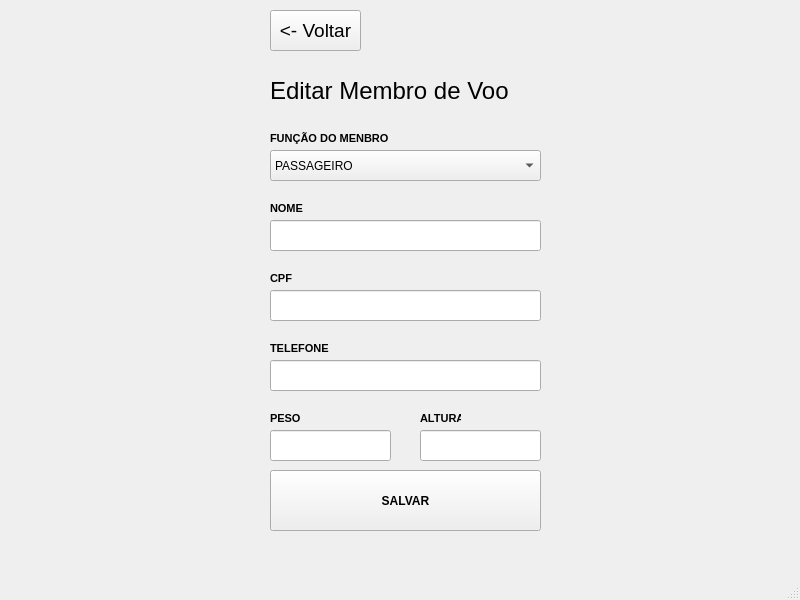
<?xml version="1.0" encoding="UTF-8"?>
<ui version="4.0">
 <class>MainWindow</class>
 <widget class="QMainWindow" name="MainWindow">
  <property name="geometry">
   <rect>
    <x>0</x>
    <y>0</y>
    <width>800</width>
    <height>600</height>
   </rect>
  </property>
  <property name="windowTitle">
   <string>MainWindow</string>
  </property>
  <widget class="QWidget" name="centralwidget">
   <widget class="QLabel" name="label">
    <property name="geometry">
     <rect>
      <x>270</x>
      <y>60</y>
      <width>291</width>
      <height>61</height>
     </rect>
    </property>
    <property name="font">
     <font>
      <pointsize>18</pointsize>
     </font>
    </property>
    <property name="text">
     <string>Editar Membro de Voo</string>
    </property>
   </widget>
   <widget class="QPushButton" name="pushButton">
    <property name="geometry">
     <rect>
      <x>270</x>
      <y>10</y>
      <width>91</width>
      <height>41</height>
     </rect>
    </property>
    <property name="font">
     <font>
      <pointsize>14</pointsize>
     </font>
    </property>
    <property name="text">
     <string>&lt;- Voltar</string>
    </property>
   </widget>
   <widget class="QLabel" name="label_2">
    <property name="geometry">
     <rect>
      <x>270</x>
      <y>130</y>
      <width>131</width>
      <height>16</height>
     </rect>
    </property>
    <property name="font">
     <font>
      <pointsize>8</pointsize>
      <bold>true</bold>
     </font>
    </property>
    <property name="text">
     <string>FUNÇÃO DO MENBRO</string>
    </property>
   </widget>
   <widget class="QComboBox" name="comboBox">
    <property name="geometry">
     <rect>
      <x>270</x>
      <y>150</y>
      <width>271</width>
      <height>31</height>
     </rect>
    </property>
    <item>
     <property name="text">
      <string>PASSAGEIRO</string>
     </property>
    </item>
    <item>
     <property name="text">
      <string>PILOTO</string>
     </property>
    </item>
    <item>
     <property name="text">
      <string>ALUNO</string>
     </property>
    </item>
    <item>
     <property name="text">
      <string>INSTRUTOR</string>
     </property>
    </item>
   </widget>
   <widget class="QLabel" name="label_3">
    <property name="geometry">
     <rect>
      <x>270</x>
      <y>200</y>
      <width>49</width>
      <height>16</height>
     </rect>
    </property>
    <property name="font">
     <font>
      <pointsize>8</pointsize>
      <bold>true</bold>
     </font>
    </property>
    <property name="text">
     <string>NOME</string>
    </property>
   </widget>
   <widget class="QLineEdit" name="lineEdit">
    <property name="geometry">
     <rect>
      <x>270</x>
      <y>220</y>
      <width>271</width>
      <height>31</height>
     </rect>
    </property>
   </widget>
   <widget class="QLabel" name="label_4">
    <property name="geometry">
     <rect>
      <x>270</x>
      <y>270</y>
      <width>49</width>
      <height>16</height>
     </rect>
    </property>
    <property name="font">
     <font>
      <pointsize>8</pointsize>
      <bold>true</bold>
     </font>
    </property>
    <property name="text">
     <string>CPF</string>
    </property>
   </widget>
   <widget class="QLineEdit" name="lineEdit_2">
    <property name="geometry">
     <rect>
      <x>270</x>
      <y>290</y>
      <width>271</width>
      <height>31</height>
     </rect>
    </property>
   </widget>
   <widget class="QLabel" name="label_5">
    <property name="geometry">
     <rect>
      <x>270</x>
      <y>340</y>
      <width>61</width>
      <height>16</height>
     </rect>
    </property>
    <property name="font">
     <font>
      <pointsize>8</pointsize>
      <bold>true</bold>
     </font>
    </property>
    <property name="text">
     <string>TELEFONE</string>
    </property>
   </widget>
   <widget class="QLineEdit" name="lineEdit_3">
    <property name="geometry">
     <rect>
      <x>270</x>
      <y>360</y>
      <width>271</width>
      <height>31</height>
     </rect>
    </property>
   </widget>
   <widget class="QLabel" name="label_6">
    <property name="geometry">
     <rect>
      <x>270</x>
      <y>410</y>
      <width>61</width>
      <height>16</height>
     </rect>
    </property>
    <property name="font">
     <font>
      <pointsize>8</pointsize>
      <bold>true</bold>
     </font>
    </property>
    <property name="text">
     <string>PESO</string>
    </property>
   </widget>
   <widget class="QLabel" name="label_7">
    <property name="geometry">
     <rect>
      <x>420</x>
      <y>410</y>
      <width>41</width>
      <height>16</height>
     </rect>
    </property>
    <property name="font">
     <font>
      <pointsize>8</pointsize>
      <bold>true</bold>
     </font>
    </property>
    <property name="text">
     <string>ALTURA</string>
    </property>
   </widget>
   <widget class="QLineEdit" name="lineEdit_4">
    <property name="geometry">
     <rect>
      <x>270</x>
      <y>430</y>
      <width>121</width>
      <height>31</height>
     </rect>
    </property>
   </widget>
   <widget class="QLineEdit" name="lineEdit_5">
    <property name="geometry">
     <rect>
      <x>420</x>
      <y>430</y>
      <width>121</width>
      <height>31</height>
     </rect>
    </property>
   </widget>
   <widget class="QPushButton" name="pushButton_2">
    <property name="geometry">
     <rect>
      <x>270</x>
      <y>470</y>
      <width>271</width>
      <height>61</height>
     </rect>
    </property>
    <property name="font">
     <font>
      <bold>true</bold>
     </font>
    </property>
    <property name="text">
     <string>SALVAR</string>
    </property>
   </widget>
  </widget>
  <widget class="QMenuBar" name="menubar">
   <property name="geometry">
    <rect>
     <x>0</x>
     <y>0</y>
     <width>800</width>
     <height>22</height>
    </rect>
   </property>
  </widget>
  <widget class="QStatusBar" name="statusbar"/>
 </widget>
 <resources/>
 <connections/>
</ui>
